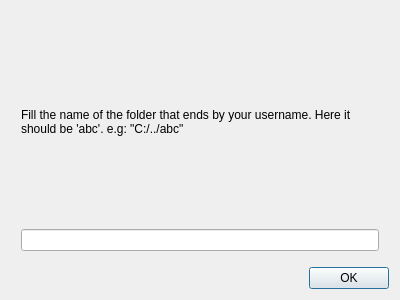
<?xml version="1.0" encoding="UTF-8"?>
<ui version="4.0">
 <class>Dialog</class>
 <widget class="QDialog" name="Dialog">
  <property name="geometry">
   <rect>
    <x>0</x>
    <y>0</y>
    <width>400</width>
    <height>300</height>
   </rect>
  </property>
  <property name="windowTitle">
   <string>Dialog</string>
  </property>
  <layout class="QVBoxLayout" name="verticalLayout_2">
   <item>
    <layout class="QVBoxLayout" name="verticalLayout">
     <property name="leftMargin">
      <number>10</number>
     </property>
     <property name="topMargin">
      <number>10</number>
     </property>
     <property name="rightMargin">
      <number>10</number>
     </property>
     <property name="bottomMargin">
      <number>10</number>
     </property>
     <item>
      <widget class="QLabel" name="label">
       <property name="text">
        <string>Fill the name of the folder that ends by your username. Here it should be 'abc'. e.g: &quot;C:/../abc&quot;</string>
       </property>
       <property name="wordWrap">
        <bool>true</bool>
       </property>
      </widget>
     </item>
     <item>
      <widget class="QLineEdit" name="lineEdit"/>
     </item>
    </layout>
   </item>
   <item>
    <widget class="QDialogButtonBox" name="buttonBox">
     <property name="orientation">
      <enum>Qt::Horizontal</enum>
     </property>
     <property name="standardButtons">
      <set>QDialogButtonBox::Ok</set>
     </property>
    </widget>
   </item>
  </layout>
 </widget>
 <resources/>
 <connections>
  <connection>
   <sender>buttonBox</sender>
   <signal>accepted()</signal>
   <receiver>Dialog</receiver>
   <slot>accept()</slot>
   <hints>
    <hint type="sourcelabel">
     <x>248</x>
     <y>254</y>
    </hint>
    <hint type="destinationlabel">
     <x>157</x>
     <y>274</y>
    </hint>
   </hints>
  </connection>
  <connection>
   <sender>buttonBox</sender>
   <signal>rejected()</signal>
   <receiver>Dialog</receiver>
   <slot>reject()</slot>
   <hints>
    <hint type="sourcelabel">
     <x>316</x>
     <y>260</y>
    </hint>
    <hint type="destinationlabel">
     <x>286</x>
     <y>274</y>
    </hint>
   </hints>
  </connection>
 </connections>
</ui>
